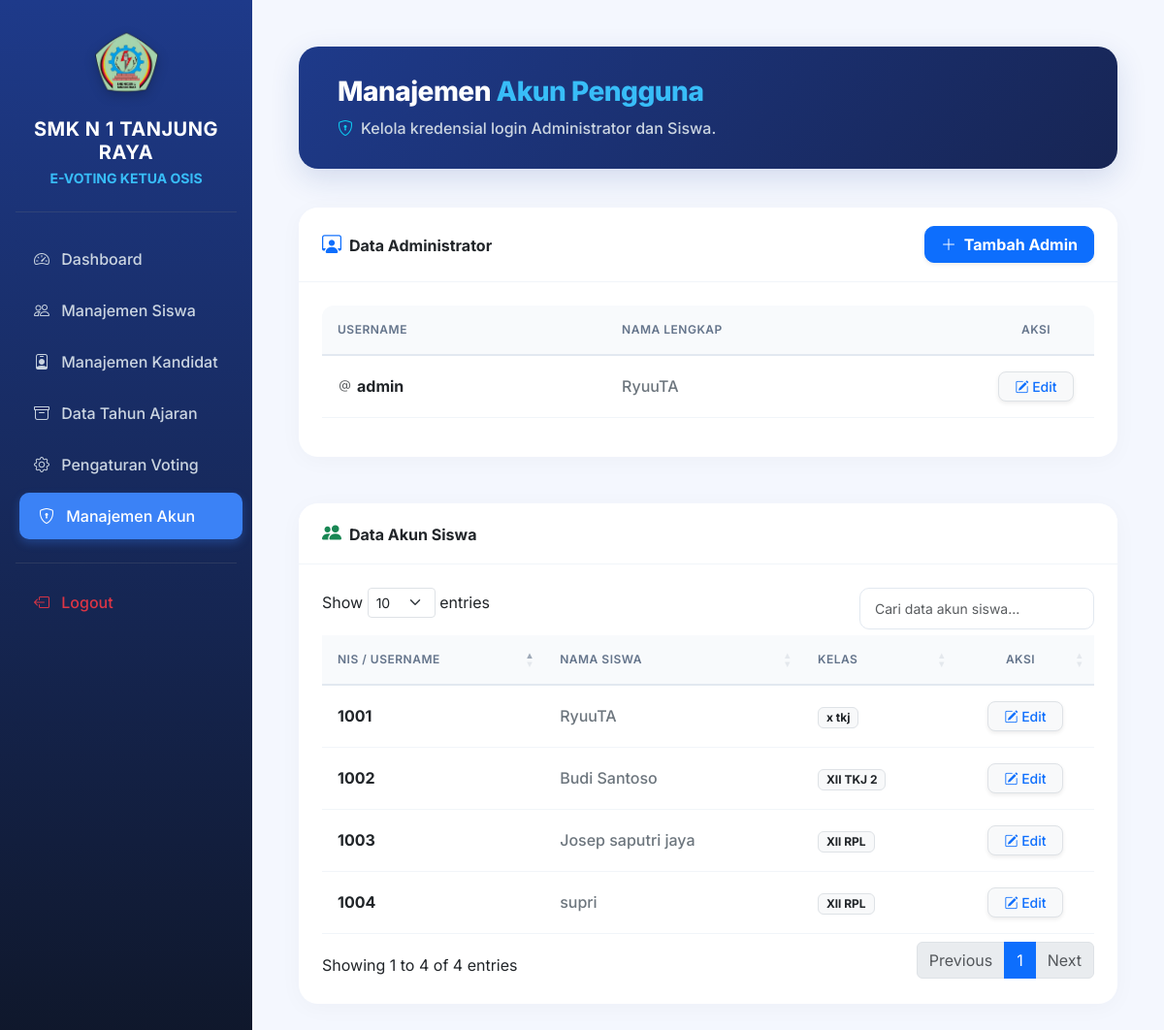
Page /evoting/admin/akun.php (signed in) on the committed database.
### tables this page shows
CREATE TABLE `siswa` (
  `id_siswa` int(11) NOT NULL,
  `nis` varchar(20) NOT NULL,
  `nama` varchar(100) NOT NULL,
  `kelas` varchar(50) NOT NULL,
  `password` varchar(255) NOT NULL,
  `status_memilih` enum('0','1') DEFAULT '0',
  `id_tahun` int(11) NOT NULL
);

### evoting/admin/akun.php (the view, shortened to what this page needs)
<?php
require '../config/koneksi.php';
?>
<!DOCTYPE html>
<html lang="id">
<head>
    <link href="https://cdn.jsdelivr.net/npm/bootstrap@5.3.0/dist/css/bootstrap.min.css" rel="stylesheet">
    <link rel="stylesheet" href="https://cdn.jsdelivr.net/npm/bootstrap-icons@1.10.5/font/bootstrap-icons.css">
    <link rel="stylesheet" href="https://cdn.datatables.net/1.13.6/css/dataTables.bootstrap5.min.css">
</head>
<body>
    <div class="d-flex">
        <?php
        $current_page = basename($_SERVER['PHP_SELF']);
        $is_arsip = strpos($_SERVER['REQUEST_URI'], '/arsip/') !== false;
        ?>
        <div class="sidebar text-white pt-4 flex-shrink-0 shadow-lg">
            <div class="text-center mb-4 px-3">
                <img src="../assets/img/logo.png" alt="Logo SMK" width="65" class="mb-3 sidebar-logo">
                <h5 class="fw-bold mb-1 text-white" style="letter-spacing: 0.5px;">SMK N 1 TANJUNG RAYA</h5>
                <p class="small fw-bold mb-0" style="color: #38bdf8;">E-VOTING KETUA OSIS</p>
            </div>
            <hr class="border-secondary mx-3 mb-4 opacity-25">
            <a href="index.php" class="<?= ($current_page == 'index.php' && !$is_arsip) ? 'active' : '' ?>"><i class="bi bi-speedometer2 me-2"></i> Dashboard</a>
            <a href="siswa.php" class="<?= ($current_page == 'siswa.php') ? 'active' : '' ?>"><i class="bi bi-people me-2"></i> Manajemen Siswa</a>
            <a href="kandidat.php" class="<?= ($current_page == 'kandidat.php') ? 'active' : '' ?>"><i class="bi bi-person-badge me-2"></i> Manajemen Kandidat</a>
            <a href="../arsip/index.php" class="<?= ($is_arsip) ? 'active' : '' ?>"><i class="bi bi-archive me-2"></i> Data Tahun Ajaran</a>
            <a href="pengaturan.php" class="<?= ($current_page == 'pengaturan.php') ? 'active' : '' ?>"><i class="bi bi-gear me-2"></i> Pengaturan Voting</a>
            <a href="akun.php" class="<?= ($current_page == 'akun.php') ? 'active' : '' ?>"><i class="bi bi-shield-lock me-2"></i> Manajemen Akun</a>
            <hr class="border-secondary mx-3 mt-4 mb-3 opacity-25">
            <a href="../auth/logout.php" class="text-danger hover-danger"><i class="bi bi-box-arrow-left me-2"></i> Logout</a>
        </div>
        <div class="main-content flex-grow-1 p-5 w-100">
            <div class="header-banner d-flex justify-content-between align-items-center">
                <div>
                    <h3 class="title-header mb-2">Manajemen <span>Akun Pengguna</span></h3>
                    <p class="mb-0 fw-medium" style="color: #cbd5e1;">
                        <i class="bi bi-shield-lock me-2 text-info"></i>Kelola kredensial login Administrator dan Siswa.
                    </p>
                </div>
            </div>
            <div class="card table-card mb-5">
                <div class="card-header d-flex justify-content-between align-items-center">
                    <span class="fw-bolder text-dark"><i class="bi bi-person-workspace me-2 text-primary fs-5"></i>Data Administrator</span>
                    <button class="btn btn-primary fw-bold px-3 shadow-sm" style="border-radius: 10px;" data-bs-toggle="modal" data-bs-target="#tambahAdmin">
                        <i class="bi bi-plus-lg me-1"></i> Tambah Admin
                    </button>
                </div>
                <div class="card-body p-4">
                    <div class="table-responsive">
                        <table class="table align-middle w-100">
                            <thead>
                                <tr>
                                    <th style="border-top-left-radius: 12px;">Username</th>
                                    <th>Nama Lengkap</th>
                                    <th class="text-center" style="border-top-right-radius: 12px; width: 120px;">Aksi</th>
                                </tr>
                            </thead>
                            <tbody>
                                <?php $admins = $conn->query("SELECT * FROM admin");
                                while($a = $admins->fetch_assoc()): ?>
                                <tr>
                                    <td class="fw-bold text-dark"><i class="bi bi-at text-muted me-1"></i><?= $a['username'] ?></td>
                                    <td class="fw-medium text-secondary"><?= $a['nama_admin'] ?></td>
                                    <td class="text-center">
                                        <button class="btn btn-light border text-primary btn-sm px-3 shadow-sm fw-medium" style="border-radius: 8px;" data-bs-toggle="modal" data-bs-target="#editAdmin<?= $a['id_admin'] ?>">
                                            <i class="bi bi-pencil-square"></i> Edit
                                        </button>
                                    </td>
                                </tr>
                                <?php endwhile; ?>
                            </tbody>
                        </table>
                    </div>
                </div>
            </div>
            <div class="card table-card">
                <div class="card-header bg-white py-3">
                    <span class="fw-bolder text-dark"><i class="bi bi-people-fill me-2 text-success fs-5"></i>Data Akun Siswa</span>
                </div>
                <div class="card-body p-4">
                    <div class="table-responsive">
                        <table id="tabelSiswa" class="table align-middle w-100">
                            <thead>
                                <tr>
                                    <th>NIS / Username</th>
                                    <th>Nama Siswa</th>
                                    <th>Kelas</th>
                                    <th class="text-center" style="width: 100px;">Aksi</th>
                                </tr>
                            </thead>
                            <tbody>
                                <?php $siswas = $conn->query("SELECT * FROM siswa ORDER BY kelas ASC, nama ASC");
                                while($s = $siswas->fetch_assoc()): ?>
                                <tr>
                                    <td class="fw-bold text-dark"><?= $s['nis'] ?></td>
                                    <td class="fw-medium text-secondary"><?= $s['nama'] ?></td>
                                    <td><span class="badge bg-light text-dark border px-2 py-1"><?= $s['kelas'] ?></span></td>
                                    <td class="text-center">
                                        <button class="btn btn-light border text-primary btn-sm px-3 shadow-sm fw-medium" style="border-radius: 8px;" data-bs-toggle="modal" data-bs-target="#editSiswa<?= $s['id_siswa'] ?>">
                                            <i class="bi bi-pencil-square"></i> Edit
                                        </button>
                                    </td>
                                </tr>
                                <?php endwhile; ?>
                            </tbody>
                        </table>
                    </div>
                </div>
            </div>
        </div>
    </div>
</body>
</html>

### evoting/admin/akun.php (style rules this page uses)
:root { --primary-navy: #1e3a8a; --primary-blue: #3b82f6; --accent-blue: #38bdf8; }
body { font-family: 'Inter', sans-serif; background-color: #f4f7fe !important; }
.sidebar { min-height: 100vh; background: linear-gradient(180deg, var(--primary-navy) 0%, #0f172a 100%); width: 260px; }
.sidebar a { color: #cbd5e1; text-decoration: none; padding: 12px 20px; display: block; border-radius: 10px; margin: 5px 15px; transition: all 0.3s; font-weight: 500; }
.sidebar a:hover, .sidebar a.active { background-color: var(--primary-blue); color: #fff; transform: translateX(5px); box-shadow: 0 4px 10px rgba(59, 130, 246, 0.3); }
.sidebar-logo { filter: drop-shadow(0 4px 6px rgba(0,0,0,0.2)); }
.main-content { background-color: #f4f7fe; min-height: 100vh; }
.header-banner { background: linear-gradient(135deg, var(--primary-navy) 0%, #172554 100%); border-radius: 20px; padding: 30px 40px; box-shadow: 0 10px 30px rgba(30, 58, 138, 0.15); margin-bottom: 2.5rem; color: #ffffff; }
.title-header { color: #ffffff; font-weight: 800; letter-spacing: -0.5px; }
.title-header span { color: var(--accent-blue); }
.table-card { border-radius: 20px; border: none; box-shadow: 0 4px 25px rgba(0,0,0,0.03); background: #ffffff; }
.card-header { background: #ffffff; border-bottom: 1px solid #f1f5f9; border-radius: 20px 20px 0 0 !important; padding: 1.2rem 1.5rem; }
.table > :not(caption) > * > * { padding: 1rem; border-bottom-color: #f1f5f9; vertical-align: middle; }
.table thead th { background-color: #f8fafc; color: #64748b; font-weight: 600; text-transform: uppercase; font-size: 0.75rem; letter-spacing: 0.5px; border-bottom: 2px solid #e2e8f0; }
.table tbody tr { transition: all 0.2s; }

### rows in the picture
siswa: nis "1001", nama "RyuuTA", kelas "x tkj"
siswa: nis "1002", nama "Budi Santoso", kelas "XII TKJ 2"
siswa: nis "1003", nama "Josep saputri jaya", kelas "Xll RPL"
siswa: nis "1004", nama "supri", kelas "Xll RPL"

### other values in the picture
$a['username'] "admin"
$a['nama_admin'] "RyuuTA"
